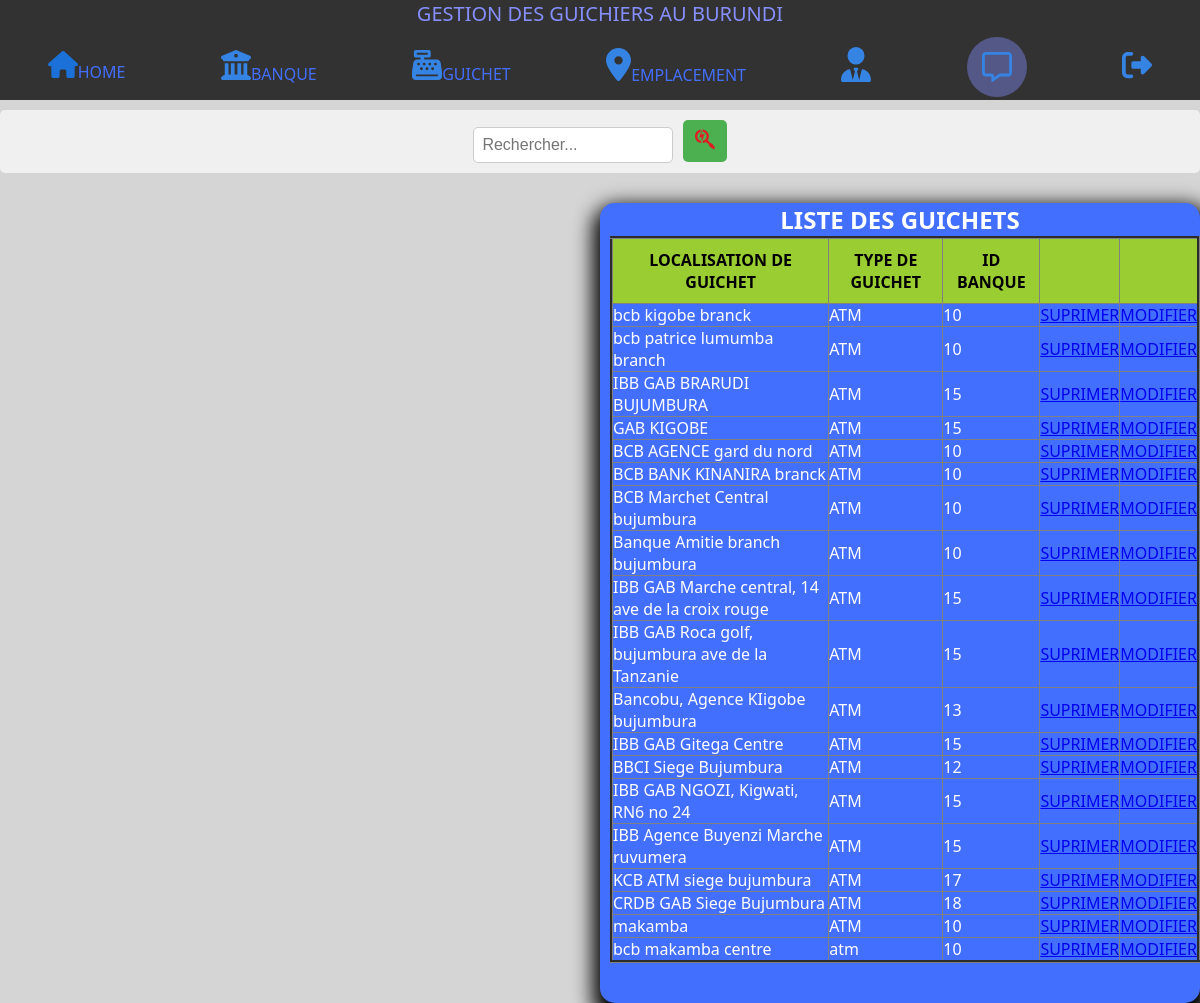
The app's page /rorton/liste_guichet.php with its own data.
### tables this page shows
CREATE TABLE `guichet` (
  `id_guichet` int(11) NOT NULL,
  `loc_guichet` text NOT NULL,
  `type_guichet` text NOT NULL,
  `id_banque` int(11) NOT NULL
);

### rorton/liste_guichet.php (the view, shortened to what this page needs)
<!DOCTYPE html>
<html lang="en">
<head>
</head>
<body>
    <?php
    include("menu.php");
    ?>
    <?php
       include("connect.php");
       $liste_guichet=$connect->query("select*from guichet");
    ?>
    <div class="box">
          <h2>LISTE DES GUICHETS</h2>
          <table border="3">
            <tr>
                <th>
                    LOCALISATION DE GUICHET
                </th>
                <th>
                    TYPE DE GUICHET
                </th>
                <th>
                    ID BANQUE
                </th>
                 <th>
                 </th>
                 <th>
                 </th>
            </tr>
            <?php
            while($take_from_db= $liste_guichet->fetch())
         {
            ?>
            <tr>
                <td>
                    <?php
                         echo $take_from_db["loc_guichet"];
                    ?>
                </td>
                <td>
                    <?php
                        echo $take_from_db["type_guichet"];
                    ?>
                </td>
                <td>
                    <?php
                        echo $take_from_db["id_banque"];
                    ?>
                </td>
                <td>
                <a text-decoration="none" background="yellowgreen" href="liste_guichet.php?supp=<?php echo $take_from_db['id_guichet'];?>">SUPRIMER</a>
                </td>
                <td>
                    <a href="modifguichet.php?modif=<?php echo $take_from_db['id_guichet'];?>">MODIFIER</a>
                </td>
            </tr>
           <?php
        }
               ?>
          </table>
    </div>
</body>
</html>

### rorton/menu.css (style rules this page uses)
* { padding: 0; margin:0; box-sizing: border-box; }
body { background: #d6d5d5; font-family: 'Segoe UI', Tahoma, Geneva, Verdana, sans-serif; }
.box { height: 800px; width: 600px; background: #436fff; margin-left: 600px; margin-top: 30px; border-radius: 15px; box-shadow: 2px 11px 20px 9px black; }
h2 { text-align: center; color: white; }
table tr td { color: white; }

### rorton/liste_guichet.php (style rules this page uses)
table { border-collapse: collapse; margin-left: 10px; }
tr th { background: yellowgreen; padding: 10px; }

### records on screen
guichet: loc_guichet "bcb kigobe branck", type_guichet "ATM", id_banque "10"
guichet: loc_guichet "bcb patrice lumumba branch", type_guichet "ATM", id_banque "10"
guichet: loc_guichet "IBB GAB BRARUDI BUJUMBURA", type_guichet "ATM", id_banque "15"
guichet: loc_guichet "GAB KIGOBE", type_guichet "ATM", id_banque "15"
guichet: loc_guichet "BCB AGENCE gard du nord", type_guichet "ATM", id_banque "10"
guichet: loc_guichet "BCB BANK KINANIRA branck", type_guichet "ATM", id_banque "10"
guichet: loc_guichet "BCB Marchet Central bujumbura", type_guichet "ATM", id_banque "10"
guichet: loc_guichet "Banque Amitie branch bujumbura", type_guichet "ATM", id_banque "10"
guichet: loc_guichet "IBB GAB Marche central, 14 ave de la croix rouge", type_guichet "ATM", id_banque "15"
guichet: loc_guichet "IBB GAB Roca golf, bujumbura ave de la Tanzanie", type_guichet "ATM", id_banque "15"
guichet: loc_guichet "Bancobu, Agence KIigobe bujumbura", type_guichet "ATM", id_banque "13"
guichet: loc_guichet "IBB GAB Gitega Centre", type_guichet "ATM", id_banque "15"
guichet: loc_guichet "BBCI Siege Bujumbura", type_guichet "ATM", id_banque "12"
guichet: loc_guichet "IBB GAB NGOZI, Kigwati, RN6 no 24", type_guichet "ATM", id_banque "15"
guichet: loc_guichet "IBB Agence Buyenzi Marche ruvumera", type_guichet "ATM", id_banque "15"
guichet: loc_guichet "KCB ATM siege bujumbura", type_guichet "ATM", id_banque "17"
guichet: loc_guichet "CRDB GAB Siege Bujumbura", type_guichet "ATM", id_banque "18"
guichet: loc_guichet "makamba", type_guichet "ATM", id_banque "10"
guichet: loc_guichet "bcb makamba centre", type_guichet "atm", id_banque "10"
